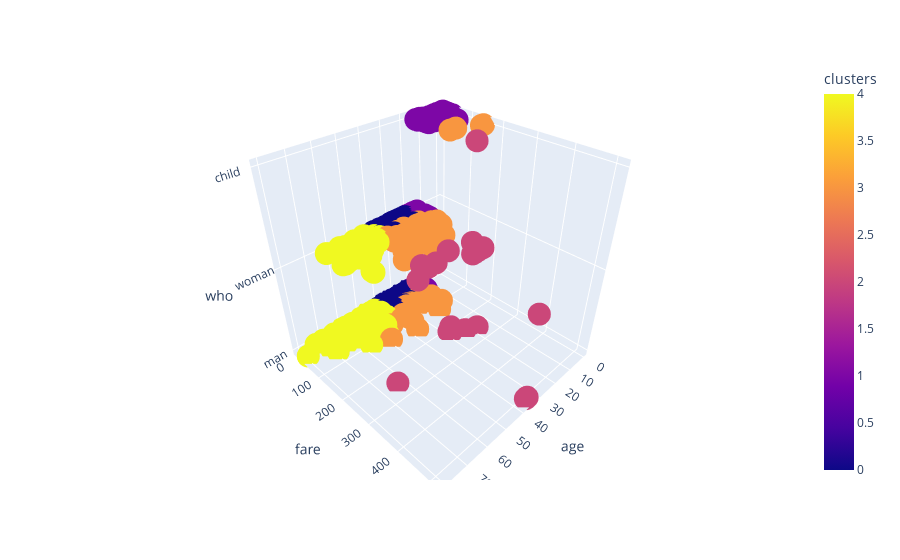

Notebook cell for this chart:
### Code cell
fig = px.scatter_3d(data_frame=df,x='age',y='fare',z='who' ,color='clusters')
fig.show()

### Figure 1 — Plotly figure (JSON) as saved in the notebook; plotly's stock layout.template omitted (floating-point values rounded to 4 significant figures; data arrays with more than 128 entries replaced by an {"elided": "..."} marker saying what was removed)
{"data": [{"hovertemplate": "age=%{x}<br>fare=%{y}<br>who=%{z}<br>clusters=%{marker.color}<extra></extra>", "legendgroup": "", "marker": {"color": {"elided": "891 int values"}, "coloraxis": "coloraxis", "symbol": "circle"}, "mode": "markers", "name": "", "scene": "scene", "showlegend": false, "type": "scatter3d", "x": {"elided": "891 float values"}, "y": {"elided": "891 float values"}, "z": {"elided": "891 str values"}}], "layout": {"coloraxis": {"colorbar": {"title": {"text": "clusters"}}, "colorscale": [[0, "#0d0887"], [0.1111, "#46039f"], [0.2222, "#7201a8"], [0.3333, "#9c179e"], [0.4444, "#bd3786"], [0.5556, "#d8576b"], [0.6667, "#ed7953"], [0.7778, "#fb9f3a"], [0.8889, "#fdca26"], [1, "#f0f921"]]}, "legend": {"tracegroupgap": 0}, "margin": {"t": 60}, "scene": {"domain": {"x": [0, 1], "y": [0, 1]}, "xaxis": {"title": {"text": "age"}}, "yaxis": {"title": {"text": "fare"}}, "zaxis": {"title": {"text": "who"}}}}}
